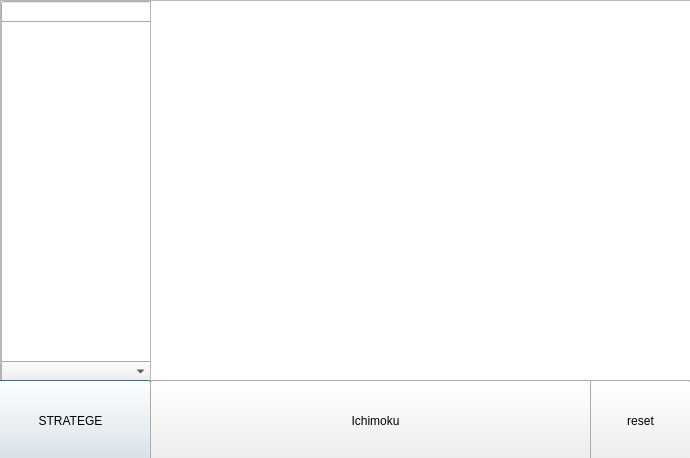
<?xml version="1.0" encoding="UTF-8"?>
<ui version="4.0">
 <class>Dialog</class>
 <widget class="QDialog" name="Dialog">
  <property name="geometry">
   <rect>
    <x>0</x>
    <y>0</y>
    <width>690</width>
    <height>458</height>
   </rect>
  </property>
  <property name="windowTitle">
   <string>Dialog</string>
  </property>
  <widget class="QScrollArea" name="scrollArea">
   <property name="geometry">
    <rect>
     <x>0</x>
     <y>0</y>
     <width>151</width>
     <height>381</height>
    </rect>
   </property>
   <property name="widgetResizable">
    <bool>true</bool>
   </property>
   <widget class="QWidget" name="scrollAreaWidgetContents">
    <property name="geometry">
     <rect>
      <x>0</x>
      <y>0</y>
      <width>149</width>
      <height>379</height>
     </rect>
    </property>
    <widget class="QListWidget" name="listWidget">
     <property name="geometry">
      <rect>
       <x>0</x>
       <y>20</y>
       <width>151</width>
       <height>341</height>
      </rect>
     </property>
    </widget>
    <widget class="QComboBox" name="comboBox">
     <property name="geometry">
      <rect>
       <x>0</x>
       <y>360</y>
       <width>151</width>
       <height>21</height>
      </rect>
     </property>
    </widget>
    <widget class="QLineEdit" name="shareSearch">
     <property name="geometry">
      <rect>
       <x>0</x>
       <y>0</y>
       <width>151</width>
       <height>21</height>
      </rect>
     </property>
    </widget>
   </widget>
  </widget>
  <widget class="QTextBrowser" name="textBrowser">
   <property name="geometry">
    <rect>
     <x>150</x>
     <y>0</y>
     <width>541</width>
     <height>381</height>
    </rect>
   </property>
  </widget>
  <widget class="QPushButton" name="pushButton">
   <property name="geometry">
    <rect>
     <x>-10</x>
     <y>380</y>
     <width>161</width>
     <height>81</height>
    </rect>
   </property>
   <property name="text">
    <string>STRATEGE</string>
   </property>
  </widget>
  <widget class="QPushButton" name="pushButton_2">
   <property name="geometry">
    <rect>
     <x>150</x>
     <y>380</y>
     <width>451</width>
     <height>81</height>
    </rect>
   </property>
   <property name="text">
    <string>Ichimoku</string>
   </property>
  </widget>
  <widget class="QPushButton" name="pushButton_3">
   <property name="geometry">
    <rect>
     <x>590</x>
     <y>380</y>
     <width>101</width>
     <height>81</height>
    </rect>
   </property>
   <property name="text">
    <string>reset</string>
   </property>
  </widget>
 </widget>
 <resources/>
 <connections/>
</ui>
